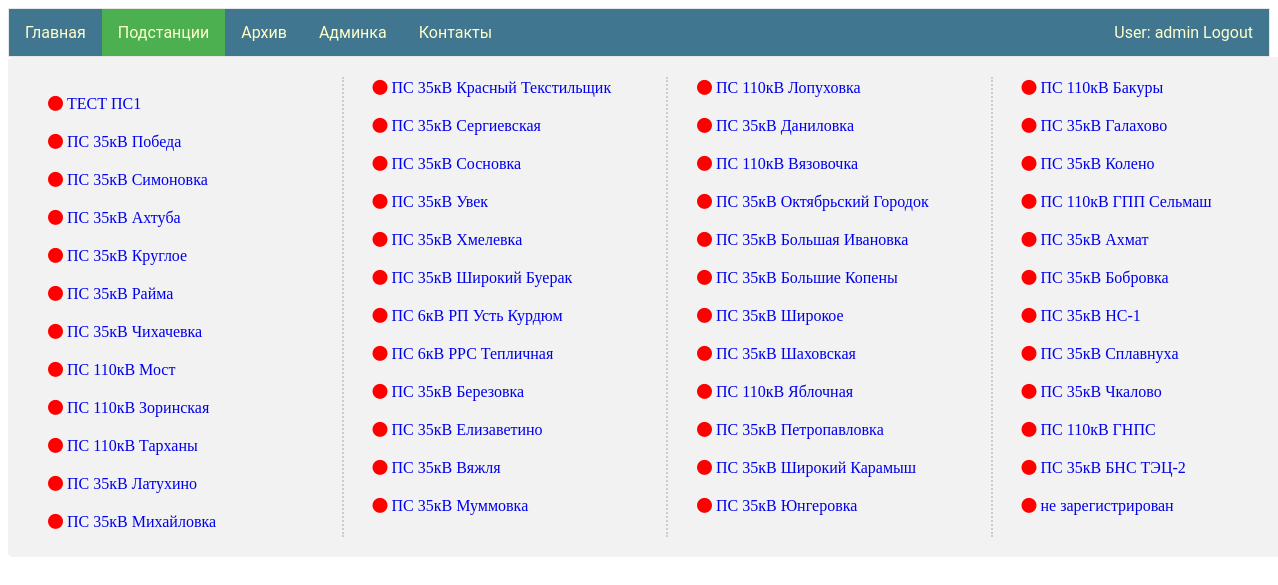
Before: /ps/ (signed in) with the older database file.
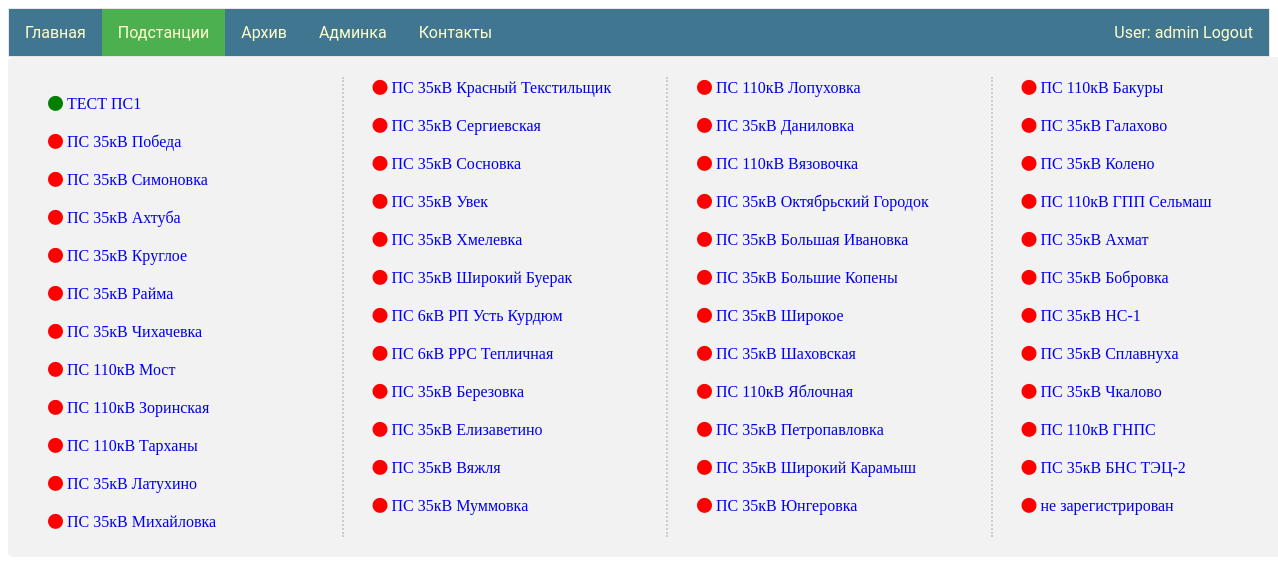
After: the same page with the newer database file.
### my_app/models.py (models this page shows, shortened)
class Ps(models.Model):
    name = models.CharField('Наименование', max_length=100, primary_key=True)
    tel_number = models.CharField("Номер СИМ", max_length=12)
    res = models.ForeignKey(Group, on_delete=models.CASCADE, verbose_name="РЭС")
    is_active = models.BooleanField("В сети")
    class Meta:
        verbose_name_plural = "Подстанции"

### signal_PS/views.py (the view)
# urls.py: path('', views.views_select_ps),
@login_required
def views_select_ps(request):
    list_models_PS = get_user_ps(request.user.username)
    return render(request, "selectPS.html", {'listPS': list_models_PS})

### my_app/service/services_for_view.py (called while the page is built)
def get_user_ps(username):
    return Ps.objects.filter(res__user__username=username).select_related('res')

### signal_PS/templates/selectPS.html (shortened to what this page needs)
{% extends "base.html" %}
{% block li2 %}<a class="active" href="/ps">Подстанции</a>{% endblock li2 %}
{% load staticfiles %}
{% block logic1 %}
<link rel="stylesheet" type="text/css" href="{% static "fontawesome/css/all.min.css" %}" />
<div id="content-main">
<div class="container">
    <article>
    {% for  ps in listPS %}
            <p>
                <a id="para2" href="{{ps.name}}">
                    {% if ps.is_active %}
                    <i class="fa fa-circle" style="font-size:15px;color:green;" aria-hidden="true"></i>
                    {% else %}
                    <i class="fa fa-circle" style="font-size:15px;color:red;" aria-hidden="true"></i>
                    {% endif %}
                    {{ps.name}}
                </a>
            </p>
        {% endfor %}
    </article>
 </div>
</div>
{% endblock logic1 %}

### my_app/templates/base.html (shortened to what this page needs)
<!DOCTYPE html>
{% load staticfiles %}
<html>
<head>
   <link rel="stylesheet" href={% static "css/styles.css" %} />
</head>
<body>
    {% if user.is_authenticated %}
        <ul>
            <li>{% block li1 %}<a href="/">Главная</a>{% endblock li1 %}</li>
            <li>{% block li2 %}<a href="/ps">Подстанции</a>{% endblock li2 %}</li>
            <li>{% block li5 %}<a href="/archive">Архив</a>{% endblock li5 %}</li>
            {% if perms.my_app.staff %}
                <li>{% block li4 %}<a href="admin/" target="_blank">Админка</a>{% endblock li4 %}</li>
            {% endif %}
                <li style="float:right"><a  href="{% url 'logout'%}?next={{request.path}}">User: {{ user.get_username }} Logout</a></li>
            {% else %}
                <li style="float:right"><a href="{% url 'login'%}?next={{request.path}}">Login</a></li>
            {% endif %}
             <li>{% block li3 %}<a href="/contacts">Контакты</a>{% endblock li3 %}</li>
        </ul>
  {% block logic1 %}{% endblock logic1 %}
</body>
</html>

### my_app/static/css/styles.css (style rules this page uses)
ul { font-family: "Roboto","Lucida Grande","DejaVu Sans","Bitstream Vera Sans",Verdana,Arial,sans-serif; list-style-type: none; margin: 0; padding: 0; overflow: hidden; border: 1px solid #e7e7e7; background-color: #417690; }
li { float: left; }
li a { display: block; color: #ffc; text-align: center; padding: 14px 16px; text-decoration: none; }
.active { background-color: #4CAF50; }

### signal_PS/templates/selectPS.html (style rules this page uses)
.container { position: absolute; text-align: center; width: 100%; border-radius: 5px; background-color: #f2f2f2; padding: 20px; }
#para2 { width: 100%; padding:2px 20px; margin: 5; text-align: left; text-decoration: none; display: inline-block; }
article { -webkit-column-count:4; -moz-column-count:4; column-count:4; column-width: 150px; column-gap: 20px; column-rule: 2px dotted #ccc; }

Changed rows visible on the page:
changed Ps "ТЕСТ ПС1": is_active False → True (drawn)
